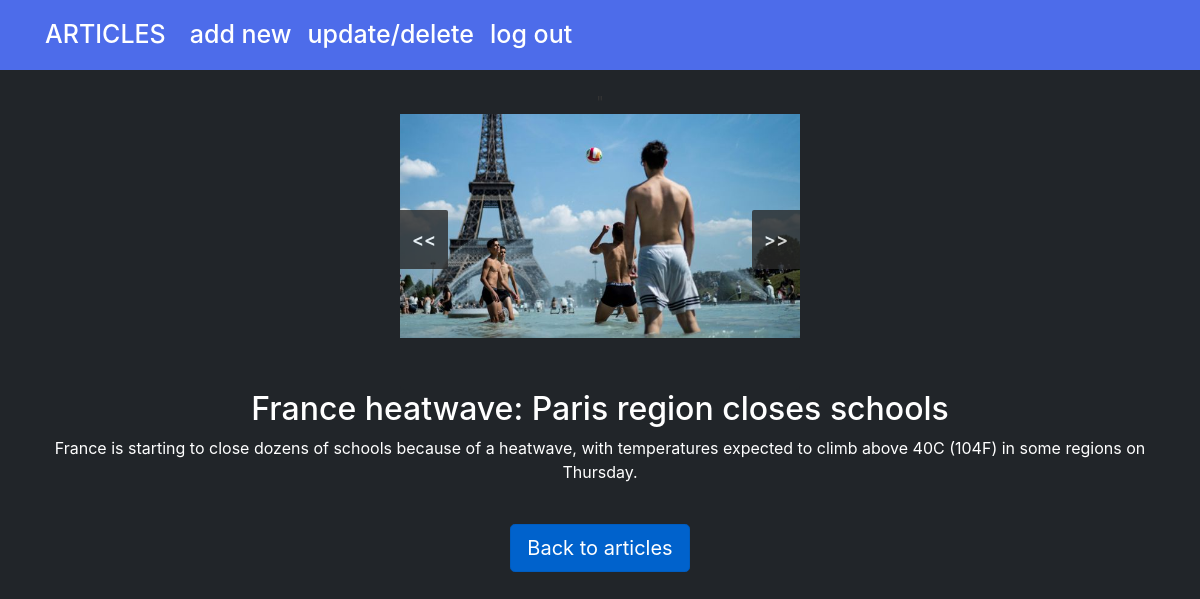
Screenshot of /index.php?page=singleArticle&id=51 (signed in) with the database file from the repository.
### tables this page shows
CREATE TABLE `images` (
  `idImg` int(5) NOT NULL,
  `big` varchar(150) NOT NULL,
  `idArticle` int(5) NOT NULL
);

CREATE TABLE `articles` (
  `idArticle` int(5) NOT NULL,
  `heading` varchar(50) NOT NULL,
  `text` varchar(500) NOT NULL,
  `idUser` int(5) NOT NULL
);

### models/articles/functions.php (called while the page is built, shortened)
<?php
    function getAllPhotos($id){
        global $conn;
        try{
        $query = "SELECT * FROM images where idArticle = ?";
        $query = $conn->prepare($query);
        $query->execute([$id]);
        $photos = $query->fetchAll();
        }
        catch(PDOException $ex){
            echo $ex->getMessage();
        }
        return $photos;
    }
    function getArticleByIdArt($id){
        global $conn;
        $upit = "SELECT * FROM articles where idArticle = ?";
        try{
            $upit = $conn->prepare($upit);
            $upit->execute([$id]);
            $art = $upit->fetchAll();
            $art[0]->big = getAllPhotos($art[0]->idArticle);
            return $art[0];
        }
        catch(PDOException $ex){
            $ex->getMessage();
        }
    }
?>

### views/pages/singleArticle.php (the view)
<?php
    include "views/static/header.php";
    include "models/articles/functions.php";
    $article = getArticleByIdArt($_GET['id']);
?>
<div class="container text-center" id="#cont">
    <div id="slider">
    <?php if(count($article->big) > 1): ?>
    <a href="#" class="control_next">&gt;&gt;</a>
    <a href="#" class="control_prev">&lt;&lt;</a>"
    <?php endif; ?>
    <?php if(count($article->big) > 1) echo "<ul>"; ?>
            <?php
                foreach($article->big as $b):
            ?>
                <li><img class="img-responsive" src="<?= $b->big ?>" alt="Article photo"></li>
            <?php endforeach; ?>
    <?php if(count($article->big) > 1) echo "</ul>"; ?>
</div>
<h2 class="text-white text-center"><?= $article->heading ?></h2>
<p class="text-white text-center"><?= $article->text ?></p>
<br>
<a href="index.php?page=users" class=" btn btn-primary btn-lg active" role="button" aria-pressed="true">Back to articles</a>
</div>

### assets/css/style.css (style rules this page uses)
body { height: 100%; background-color: rgb(33, 37, 41); }
a { text-decoration:none !important; }

### assets/css/gslider.css (style rules this page uses)
html, body { margin: 0; padding: 0; background: #FFFFFF; color: #333333; }
#slider { position: relative; overflow: hidden; margin: 20px auto 0 auto; border-radius: 4px; }
#slider ul { position: relative; margin: 0; padding: 0; height: 400px; width: 400px; list-style: none; }
#slider ul li { position: relative; display: block; float: left; margin: 0; padding: 0; width: 400px; height: 300px; background: rgb(33, 37, 41); text-align: center; line-height: 300px; }
#slider ul li img { display: block; max-width: 100%; height: auto; margin: auto; }
li img { height: 400px; width: 400px; display: block; max-width: 100%; height: auto; margin: auto; }
a.control_prev, a.control_next { position: absolute; top: 40%; z-index: 999; display: block; padding: 4% 3%; width: auto; height: auto; background: #2a2a2a; color: #fff; text-decoration: none; font-weight: 600; font-size: 18px; opacity: 0.8; cursor: pointer; }
a.control_prev { border-radius: 0 2px 2px 0; }
a.control_next { right: 0; border-radius: 2px 0 0 2px; }

### rows the page displays
images: big (picture)
articles: heading "France heatwave: Paris region closes schools", text "France is starting to close dozens of schools because of a heatwave, with temperatures expected to climb above 40C (104F) in some regions on Thursday."
